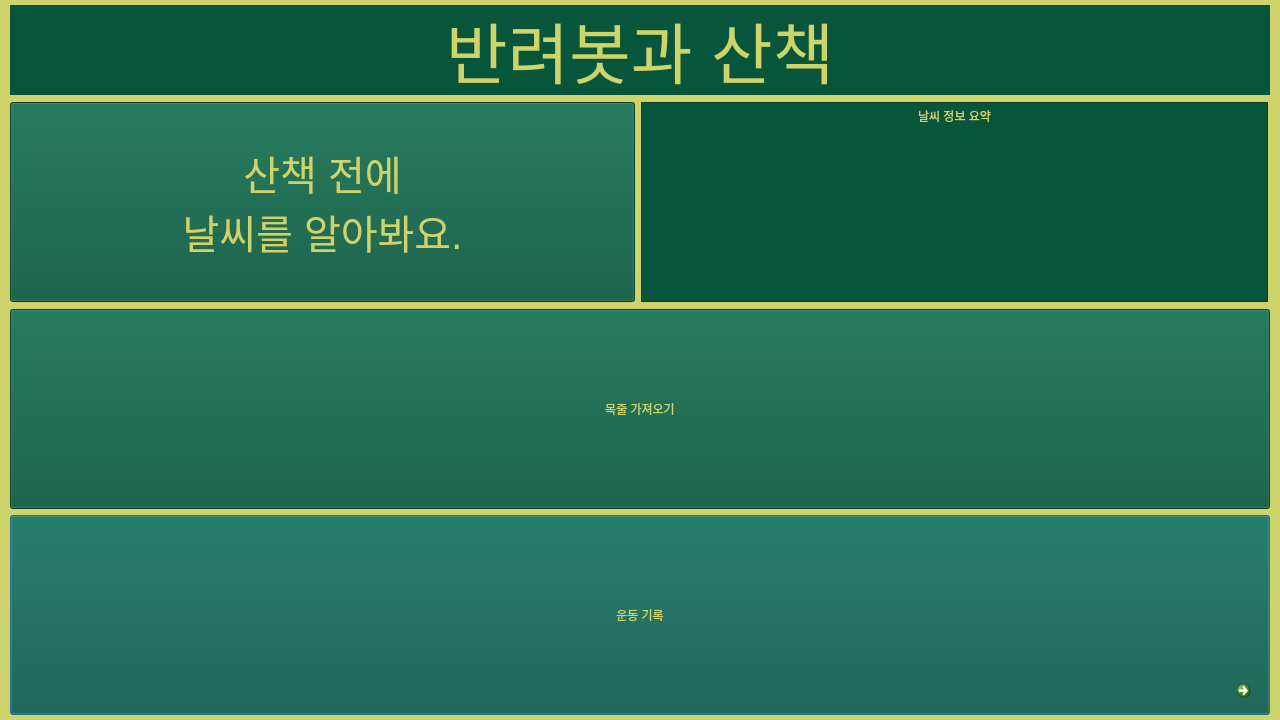
<?xml version="1.0" encoding="UTF-8"?>
<ui version="4.0">
 <class>Dialog</class>
 <widget class="QDialog" name="Dialog">
  <property name="geometry">
   <rect>
    <x>0</x>
    <y>0</y>
    <width>1280</width>
    <height>720</height>
   </rect>
  </property>
  <property name="minimumSize">
   <size>
    <width>1280</width>
    <height>720</height>
   </size>
  </property>
  <property name="windowTitle">
   <string>S3_2</string>
  </property>
  <property name="styleSheet">
   <string notr="true">background-color:rgb(206, 212, 106);
</string>
  </property>
  <widget class="QPushButton" name="pushButton_3">
   <property name="geometry">
    <rect>
     <x>10</x>
     <y>515</y>
     <width>1260</width>
     <height>200</height>
    </rect>
   </property>
   <property name="minimumSize">
    <size>
     <width>1260</width>
     <height>200</height>
    </size>
   </property>
   <property name="styleSheet">
    <string notr="true">background-color: rgb(7, 85, 59);
color:rgb(206, 212, 106);
</string>
   </property>
   <property name="text">
    <string>운동 기록</string>
   </property>
  </widget>
  <widget class="QLabel" name="label">
   <property name="geometry">
    <rect>
     <x>10</x>
     <y>5</y>
     <width>1260</width>
     <height>90</height>
    </rect>
   </property>
   <property name="minimumSize">
    <size>
     <width>1260</width>
     <height>90</height>
    </size>
   </property>
   <property name="font">
    <font>
     <pointsize>50</pointsize>
    </font>
   </property>
   <property name="styleSheet">
    <string notr="true">background-color: rgb(7, 85, 59);
color:rgb(206, 212, 106);
</string>
   </property>
   <property name="text">
    <string>반려봇과 산책</string>
   </property>
   <property name="alignment">
    <set>Qt::AlignCenter</set>
   </property>
  </widget>
  <widget class="QPushButton" name="pushButton">
   <property name="geometry">
    <rect>
     <x>10</x>
     <y>309</y>
     <width>1260</width>
     <height>200</height>
    </rect>
   </property>
   <property name="minimumSize">
    <size>
     <width>1260</width>
     <height>200</height>
    </size>
   </property>
   <property name="styleSheet">
    <string notr="true">background-color: rgb(7, 85, 59);
color:rgb(206, 212, 106);
</string>
   </property>
   <property name="text">
    <string>목줄 가져오기</string>
   </property>
  </widget>
  <widget class="QWidget" name="layoutWidget">
   <property name="geometry">
    <rect>
     <x>10</x>
     <y>101</y>
     <width>1258</width>
     <height>202</height>
    </rect>
   </property>
   <layout class="QHBoxLayout" name="horizontalLayout">
    <item>
     <widget class="QPushButton" name="pushButton_2">
      <property name="minimumSize">
       <size>
        <width>625</width>
        <height>200</height>
       </size>
      </property>
      <property name="maximumSize">
       <size>
        <width>621</width>
        <height>200</height>
       </size>
      </property>
      <property name="font">
       <font>
        <pointsize>30</pointsize>
       </font>
      </property>
      <property name="styleSheet">
       <string notr="true">background-color: rgb(7, 85, 59);
color:rgb(206, 212, 106);
</string>
      </property>
      <property name="text">
       <string>산책 전에 
날씨를 알아봐요.</string>
      </property>
     </widget>
    </item>
    <item>
     <widget class="QTextEdit" name="textEdit_1">
      <property name="minimumSize">
       <size>
        <width>625</width>
        <height>200</height>
       </size>
      </property>
      <property name="maximumSize">
       <size>
        <width>16777215</width>
        <height>200</height>
       </size>
      </property>
      <property name="styleSheet">
       <string notr="true">background-color: rgb(7, 85, 59);
color:rgb(206, 212, 106);
</string>
      </property>
      <property name="html">
       <string>&lt;!DOCTYPE HTML PUBLIC &quot;-//W3C//DTD HTML 4.0//EN&quot; &quot;http://www.w3.org/TR/REC-html40/strict.dtd&quot;&gt;
&lt;html&gt;&lt;head&gt;&lt;meta name=&quot;qrichtext&quot; content=&quot;1&quot; /&gt;&lt;style type=&quot;text/css&quot;&gt;
p, li { white-space: pre-wrap; }
&lt;/style&gt;&lt;/head&gt;&lt;body style=&quot; font-family:'Gulim'; font-size:9pt; font-weight:400; font-style:normal;&quot;&gt;
&lt;p align=&quot;center&quot; style=&quot; margin-top:0px; margin-bottom:0px; margin-left:0px; margin-right:0px; -qt-block-indent:0; text-indent:0px;&quot;&gt;날씨 정보 요약&lt;/p&gt;
&lt;p align=&quot;center&quot; style=&quot;-qt-paragraph-type:empty; margin-top:0px; margin-bottom:0px; margin-left:0px; margin-right:0px; -qt-block-indent:0; text-indent:0px;&quot;&gt;&lt;br /&gt;&lt;/p&gt;&lt;/body&gt;&lt;/html&gt;</string>
      </property>
     </widget>
    </item>
   </layout>
  </widget>
  <widget class="QCommandLinkButton" name="commandLinkButton">
   <property name="geometry">
    <rect>
     <x>1229</x>
     <y>673</y>
     <width>40</width>
     <height>40</height>
    </rect>
   </property>
   <property name="text">
    <string/>
   </property>
  </widget>
 </widget>
 <resources/>
 <connections>
  <connection>
   <sender>pushButton_2</sender>
   <signal>clicked()</signal>
   <receiver>Dialog</receiver>
   <slot>bitteWetter()</slot>
   <hints>
    <hint type="sourcelabel">
     <x>634</x>
     <y>301</y>
    </hint>
    <hint type="destinationlabel">
     <x>782</x>
     <y>304</y>
    </hint>
   </hints>
  </connection>
  <connection>
   <sender>commandLinkButton</sender>
   <signal>clicked()</signal>
   <receiver>Dialog</receiver>
   <slot>nachHause_click_open()</slot>
   <hints>
    <hint type="sourcelabel">
     <x>1253</x>
     <y>703</y>
    </hint>
    <hint type="destinationlabel">
     <x>1258</x>
     <y>719</y>
    </hint>
   </hints>
  </connection>
 </connections>
 <slots>
  <slot>slot1()</slot>
  <slot>bitteWetter()</slot>
  <slot>nachHause_click_open()</slot>
 </slots>
</ui>
